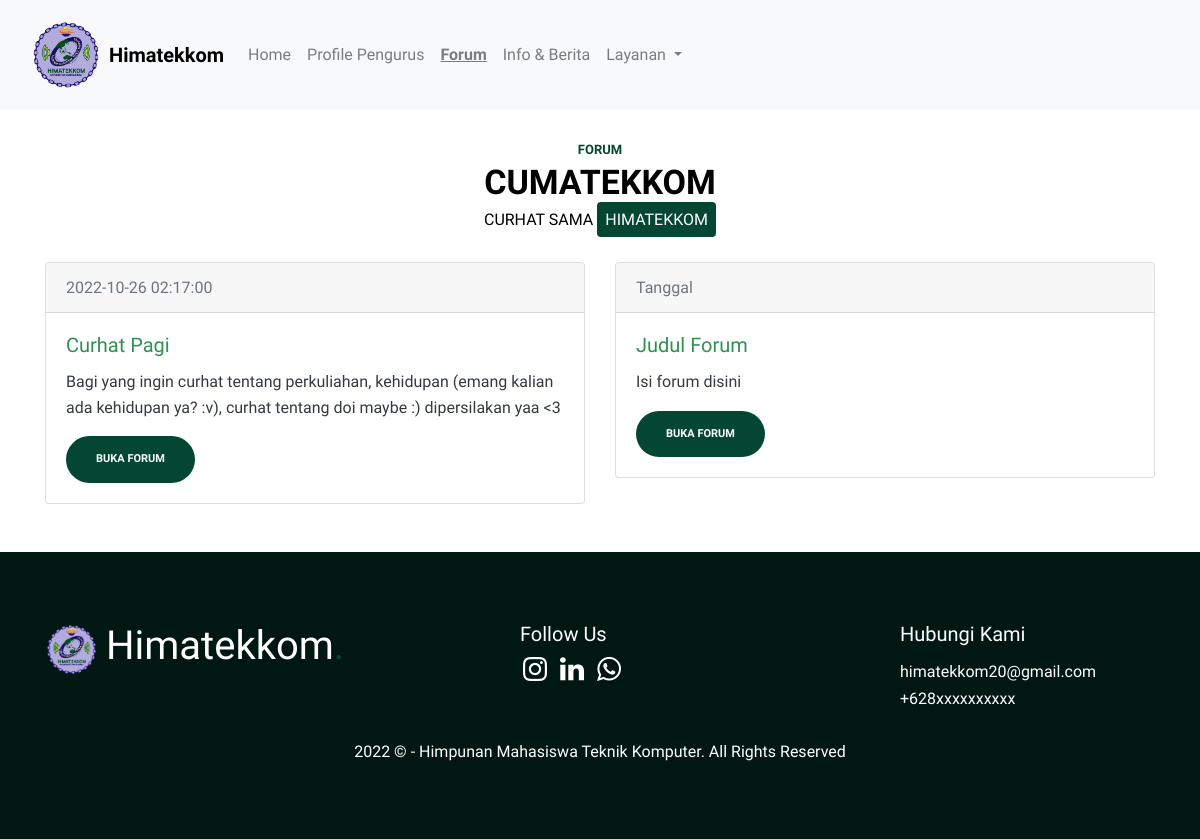
The page /forum_aspirasi.php on the database its author committed.
### tables this page shows
CREATE TABLE `logo` (
  `id` int(11) NOT NULL,
  `xfile` varchar(1000) NOT NULL,
  `ufile` varchar(1000) NOT NULL,
  `updated_at` timestamp NOT NULL DEFAULT current_timestamp() ON UPDATE current_timestamp()
);

CREATE TABLE `section_title` (
  `id` int(11) NOT NULL,
  `web_title` varchar(500) NOT NULL,
  `habout_title` varchar(500) NOT NULL,
  `hvisi_title` varchar(500) NOT NULL,
  `hmisi_title` varchar(500) NOT NULL,
  `pprofile_title` varchar(500) NOT NULL,
  `pprofile_text` varchar(1000) NOT NULL,
  `moto_title` varchar(500) NOT NULL,
  `moto_text` varchar(1000) NOT NULL,
  `vimi_title` varchar(500) NOT NULL,
  `vimi_text` varchar(1000) NOT NULL,
  `contact_title` varchar(500) NOT NULL,
  `title_forum` varchar(500) NOT NULL,
  `text_forum` varchar(1000) NOT NULL,
  `alumni_title` varchar(500) NOT NULL,
  `event_title` varchar(500) NOT NULL
);

CREATE TABLE `cumatekkom` (
  `id` int(11) NOT NULL,
  `c_date` timestamp NOT NULL DEFAULT current_timestamp() ON UPDATE current_timestamp(),
  `ctitle` varchar(500) NOT NULL,
  `ctext` varchar(1000) NOT NULL,
  `updated_at` timestamp NOT NULL DEFAULT current_timestamp() ON UPDATE current_timestamp()
);

CREATE TABLE `social` (
  `id` int(11) NOT NULL,
  `name` varchar(150) NOT NULL,
  `fa` varchar(150) NOT NULL,
  `social_link` varchar(500) NOT NULL
);

CREATE TABLE `sitecontact` (
  `id` int(11) NOT NULL,
  `phone` varchar(150) NOT NULL,
  `email` varchar(100) NOT NULL,
  `updated_at` timestamp NOT NULL DEFAULT current_timestamp() ON UPDATE current_timestamp()
);

CREATE TABLE `siteconfig` (
  `id` int(11) NOT NULL,
  `site_address` varchar(1000) NOT NULL,
  `site_title` varchar(300) NOT NULL,
  `site_about` varchar(1000) NOT NULL,
  `site_footer` varchar(1000) NOT NULL,
  `site_url` varchar(50) NOT NULL,
  `updated_at` timestamp NOT NULL DEFAULT current_timestamp() ON UPDATE current_timestamp()
);

### forum_aspirasi.php (the view, shortened to what this page needs)
<?php include "z_db.php";?>
<!DOCTYPE html>
<html lang="en">
<?php
  $rrs=mysqli_query($con,"SELECT * FROM section_title Where id=1");
  $rs = mysqli_fetch_array($rrs);
  $web_title="$rs[web_title]";
  $contact_title="$rs[contact_title]";
  $title_forum="$rs[title_forum]";
  $text_forum="$rs[text_forum]";
?>
  <head>
    <?php
      $rt=mysqli_query($con,"SELECT * FROM sitecontact where id=1");
      $tr = mysqli_fetch_array($rt);
      $phone = "$tr[phone]";
      $email = "$tr[email]";
    ?>
    <?php
      $rt=mysqli_query($con,"SELECT * FROM cumatekkom where id=1");
      $tr = mysqli_fetch_array($rt);
      $c_date = "$tr[c_date]";
      $ctitle = "$tr[ctitle]";
      $ctext = "$tr[ctext]";
    ?>
    <?php
      $rr=mysqli_query($con,"SELECT * FROM siteconfig where id=1");
      $r = mysqli_fetch_array($rr);
      $site_footer = "$r[site_footer]";
    ?>
    <?php
      $rr=mysqli_query($con,"SELECT xfile FROM logo");
      $r = mysqli_fetch_row($rr);
      $xfile = $r[0];
    ?>
    <link href="https://cdn.jsdelivr.net/npm/bootstrap@5.2.0/dist/css/bootstrap.min.css" rel="stylesheet">
    <link rel="stylesheet" href="css/bootstrap.min.css" />
    <link rel="stylesheet" href="css/owl.carousel.min.css" />
    <link rel="stylesheet" href="css/owl.theme.default.min.css" />
    <link rel="stylesheet" href="css/jquery.fancybox.min.css" />
    <link rel="stylesheet" href="fonts/icomoon/style.css" />
    <link rel="stylesheet" href="fonts/flaticon/font/flaticon.css" />
    <link rel="stylesheet" href="css/aos.css" />
    <link rel="stylesheet" href="css/style.css" />
  </head>
  <body data-spy="scroll" data-target=".site-navbar-target" data-offset="100">
    <nav style="z-index: 99" class="navbar site-nav dark navbar-expand-lg bg-light navbar-light">
      <div class="container-fluid">
        <div class="d-flex align-items-center">
          <img src="dashboard/uploads/logo/<?php print $xfile?>" width="70" class="img-fluid me-2">
          <div class="d-block">
            <a class="navbar-brand logo" href="home"><?php print $web_title ?></a>
          </div>
        </div>
        <div class="collapse navbar-collapse" id="navbarSupportedContent">
          <ul class="navbar-nav me-auto mb-2 mb-lg-0">
            <li class="nav-item">
              <a class="nav-link" aria-current="page" href="home"
                >Home</a
              >
            </li>
            <li class="nav-item">
              <a class="nav-link" aria-current="page" href="profile"
                >Profile Pengurus</a
              >
            </li>
            <li class="nav-item">
              <a class="nav-link active-link" href="forum">Forum</a>
            </li>
            <li class="nav-item">
              <a class="nav-link" href="info&berita">Info & Berita</a>
            </li>
          <li class="nav-item dropdown">
            <a
              class="nav-link dropdown-toggle"
              href="#"
              role="button"
              data-bs-toggle="dropdown"
              aria-expanded="false"
            >
              Layanan
            </a>
          </li>
        </div>
      </div>
    </nav>
    <div class="untree_co-section mt-5">
      <div class="container mt-5">
        <div class="row">
          <div class="text-center">
            <span class="caption">Forum</span>
            <h2 class="heading"><?php print $title_forum ?></h2>
            <h6 class="text-black"><?php print $text_forum ?></span></h6>
          </div>
        </div>
      </div>
      </div>
    <div class="container mb-5">
      <div class="forum-card ">
        <div class="row">
          <div class="col-12 col-lg-6">
            <div class="card mt-4">
              <div class="card-header">
                <span class="card-subtitle mb-2 text-muted"><?php print $c_date ?></h6>
                </div>
                <div class="card-body">
                  <h5 class="card-title"><?php print $ctitle ?></h5>
                  <p class="card-text text-dark"><?php print $ctext ?></p>
                  <a href="cumatekkom" class="btn btn-primary">Buka Forum</a>
                </div>
              </div>
            </div>
            <div class="col-12 col-lg-6">
              <div class="card mt-4">
                <div class="card-header">
                  <span class="card-subtitle mb-2 text-muted">Tanggal</h6>
                  </div>
                  <div class="card-body">
                    <h5 class="card-title">Judul Forum</h5>
                    <p class="card-text text-dark">Isi forum disini</p>
                  <a href="forum_aspirasi[id].php" class="btn btn-primary">Buka Forum</a>
                </div>
              </div>
            </div>
        </div>
      </div>
    </div>
    <div class="site-footer mt-3 text-start text-white bg-dark">
      <div class="container">
        <div class="row">
          <div class="col-12 col-lg-5 mb-5">
            <div class="d-flex align-items-center">
              <img src="dashboard/uploads/logo/<?php print $xfile?>" width="53" class="img-fluid me-2">
              <h1 class="text-white"><?php print $web_title ?><span class="text-primary">.</span></h1>
            </div>
          </div>
          <div class="col-6 col-lg-4">
            <h5>Follow Us</h5>
            <div class="d-flex">
              <ul class="list-unstyled social fs-3">
                <?php
                  $q="SELECT * FROM  social ORDER BY id DESC";
                  $r123 = mysqli_query($con,$q);
                  while($ro = mysqli_fetch_array($r123)){
                    $fa="$ro[fa]";
                    $social_link="$ro[social_link]";
                    print"
                  <li>
                    <a href='$social_link'><span class='$fa'></span></a>
                  </li>";
                  }
                ?>
              </ul>
            </div>
          </div>
          <div class="col-6 col-lg-3">
            <h5 class="mb-3"><?php print $contact_title ?></h5>
            <div class="">
              <h6 class="fs-6 fw-light"><?php print $email ?></h6>
              <h6 class="fs-6 fw-light"><?php print $phone ?></h6>
            </div>
          </div>
        </div>
        <h6 class="text-center mt-3"><?php print $site_footer ?></h6>
      </div>
    </div>
  </body>
</html>

### css/style.css (style rules this page uses)
:root { --primary: #034732 !important; --secondary: #008148 !important; --dark: #001811; }
html, body { scroll-behavior: smooth; max-width: 100% !important; overflow-x: hidden !important; }
body { font-family: "Work Sans", sans-serif; line-height: 1.6; background: #fff; overflow-x: hidden; font-size: 16px; color: #309054; letter-spacing: normal; }
body:before { content: ""; position: fixed; top: 0; left: 0; z-index: 99; right: 0; bottom: 0; background: rgba(0, 0, 0, 0.2); opacity: 0; visibility: hidden; -webkit-transition: 0.3s all ease; -o-transition: 0.3s all ease; transition: 0.3s all ease; }
span { color: #034732 !important; }
.text-black { color: #000000 !important; }
.bg-primary { background: var(--primary) !important; }
.bg-dark { background: var(--dark) !important; }
span { color: var(--primary); }
a { color: #309054; -webkit-transition: 0.3s all ease; -o-transition: 0.3s all ease; transition: 0.3s all ease; }
.active-link { font-weight: bold; text-decoration: underline; }
.text-primary { color: #034732 !important; }
h1, .h1, h2, .h2, h3, .h3, h4, .h4 { font-family: "Work Sans", sans-serif; color: #000000; }
.btn { padding-top: 15px; padding-bottom: 15px; padding-left: 30px; padding-right: 30px; border-radius: 30px; font-size: 11px; text-transform: uppercase; font-weight: 700; }
.btn.btn-primary { background: #034732; outline: none; border: none; }
.logo { font-size: 24px; color: #ffffff; font-weight: 700; }
.site-nav { position: absolute; width: 100%; z-index: 10; }
.site-nav a { position: relative; z-index: 9; cursor: pointer; }
.site-nav { padding-top: 20px; padding-bottom: 20px; }
.site-nav.dark a { color: #000000; }
.navbar-brand { font-size: 20px; }
.untree_co-section { padding-top: 40px !important; padding-bottom: 20 !important; position: relative; }
.untree_co-section .heading { font-size: 34px; color: #000000; font-weight: 600; }
.caption { color: var(--secondary); font-size: 13px; text-transform: uppercase; font-weight: 700; display: inline-block; }
.site-footer { background: #fafafa; font-size: 14px; color: #888; padding: 70px 0; }
.site-footer a { color: #107be9; position: relative; display: inline-block; }
.site-footer .social li { display: inline-block; }
.site-footer .social li a { display: inline-block; width: 30px; height: 30px; position: relative; border-radius: 50%; color: #fff; line-height: 30px; }
.site-footer .social li a:before { display: none; }
.site-footer .social li a > span { position: absolute; top: 48%; left: 50%; -webkit-transform: translate(-50%, -50%); -ms-transform: translate(-50%, -50%); transform: translate(-50%, -50%); }

### rows shown on the page
logo: xfile (picture)
section_title: web_title "Himatekkom", title_forum "CUMATEKKOM", text_forum "CURHAT SAMA HIMATEKKOM", contact_title "Hubungi Kami"
cumatekkom: c_date "2022-10-26 02:17:00", ctitle "Curhat Pagi", ctext "Bagi yang ingin curhat tentang perkuliahan, kehidupan (emang kalian ada kehidupan ya? :v), curhat tentang doi maybe :) dipersilakan yaa <3"
sitecontact: email "himatekkom20@gmail.com", phone "+628xxxxxxxxxx"
siteconfig: site_footer "2022 © - Himpunan Mahasiswa Teknik Komputer. All Rights Reserved"
